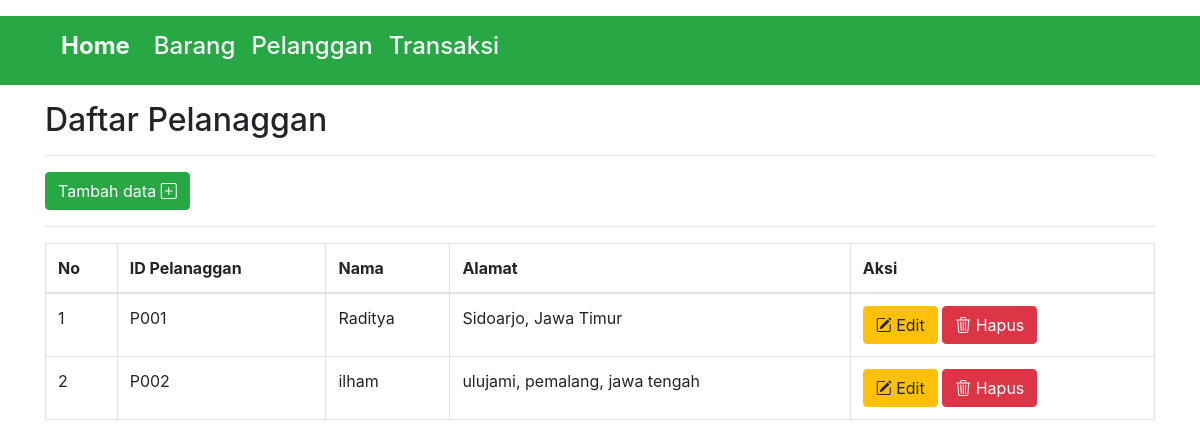
The app's page /index.php?navbar=Customer with its own data.
### tables this page shows
CREATE TABLE `pelanggan` (
  `Id_Pelanggan` char(5) NOT NULL,
  `Nm_Pelanggan` varchar(255) NOT NULL,
  `Alamat` varchar(100) NOT NULL
);

### app/controllers/CustomerController.php (called while the page is built, shortened)
<?php
    require_once 'app/model/Customer.php';
    class CustomerController{
        private $dataCust;
        public function __construct($dbConnnection)
        {
            $this->dataCust = new Customer($dbConnnection);
        }
        public function showCustomerList(){
            $data = $this->dataCust->getAllCustomer();
            require 'app/views/viewCustomer.php';
        }
    }
?>

### app/model/Customer.php (called while the page is built, shortened)
<?php
class Customer{
    private $db;
    public function __construct($dbConnection)
    {
        $this->db=$dbConnection;
    }
    public function getAllCustomer(){
        $stmt = $this->db->prepare("SELECT * FROM pelanggan");
        $stmt->execute();
        return $stmt->fetchAll(PDO::FETCH_ASSOC);
    }
}
?>

### app/view/viewCustomer.php (the view, shortened to what this page needs)
<!DOCTYPE html>
<html lang="en">
<head>
    <link rel="stylesheet" href="https://cdn.jsdelivr.net/npm/bootstrap-icons@1.11.3/font/bootstrap-icons.min.css">
    <link rel="stylesheet" href="https://stackpath.bootstrapcdn.com/bootstrap/4.5.2/css/bootstrap.min.css">
</head>
<body>
    <div class="container-fluid bg-success">
    <div class="container mt-3">
    <nav class="navbar navbar-expand-lg bg-success">
        <a class="navbar-brand text-light" href="index.php"><h4><strong>Home</strong></h4></a>
        <div class="collapse navbar-collapse" id="navbarSupportedContent">
          <ul class="navbar-nav me-auto mb-2 mb-lg-0">
            <li class="nav-item ms-5" >
              <a class="nav-link active text-light " href="index.php?navbar=Product"><h4>Barang</h4></a>
            </li>
            <li class="nav-item ms-5">
              <a class="nav-link active text-light"  href="index.php?navbar=Customer"><h4>Pelanggan</h4></a>
            </li>
            <li class="nav-item ms-5">
              <a class="nav-link active text-light"  href="index.php?navbar=Transaction"><h4>Transaksi</h4></a>
            </li>
          </ul>
        </div>
        </div>
  </div>
<div class="container mt-3">
    <h2>Daftar Pelanaggan</h2>
    <hr>
    <a href="index.php?&customer=AddCustomer" class = "btn btn-success">Tambah data <i class="bi bi-plus-square"></i></a>
    <hr>
    <table class="table table-bordered">
        <thead>
            <tr>
                <th>No</th>
                <th>ID Pelanaggan</th>
                <th>Nama</th>
                <th>Alamat</th>
                <th>Aksi</th>
            </tr>
        </thead>
        <tbody>
            <?php
            $nomor = 1;
            foreach ($data as $user){
                 ?>
                <tr>
                    <td><?php echo $nomor++;?></td>
                    <td><?php echo $user['Id_Pelanggan']; ?></td>
                    <td><?php echo $user['Nm_Pelanggan']; ?></td>
                    <td><?php echo $user['Alamat']; ?></td>
                    <td>
                        <a href="index.php?&Id_Pelanggan=<?php echo $user['Id_Pelanggan']; ?>&customer=UpdateCustomer" class="btn btn-warning"><i class="bi bi-pencil-square"></i> Edit</a>
                        <a href="index.php?&Id_Pelanggan=<?php echo $user['Id_Pelanggan']; ?>&customer=DeleteCustomer" class="btn btn-danger" onclick="return confirm('Apakah Anda yakin ingin menghapus?')"><i class="bi bi-trash3"></i> Hapus</a>
                    </td>
                </tr>
            <?php } ?>
        </tbody>
    </table>
</div>
</body>
</html>

### records on screen
pelanggan: Id_Pelanggan "P001", Nm_Pelanggan "Raditya", Alamat "Sidoarjo, Jawa Timur"
pelanggan: Id_Pelanggan "P002", Nm_Pelanggan "ilham", Alamat "ulujami, pemalang, jawa tengah"
